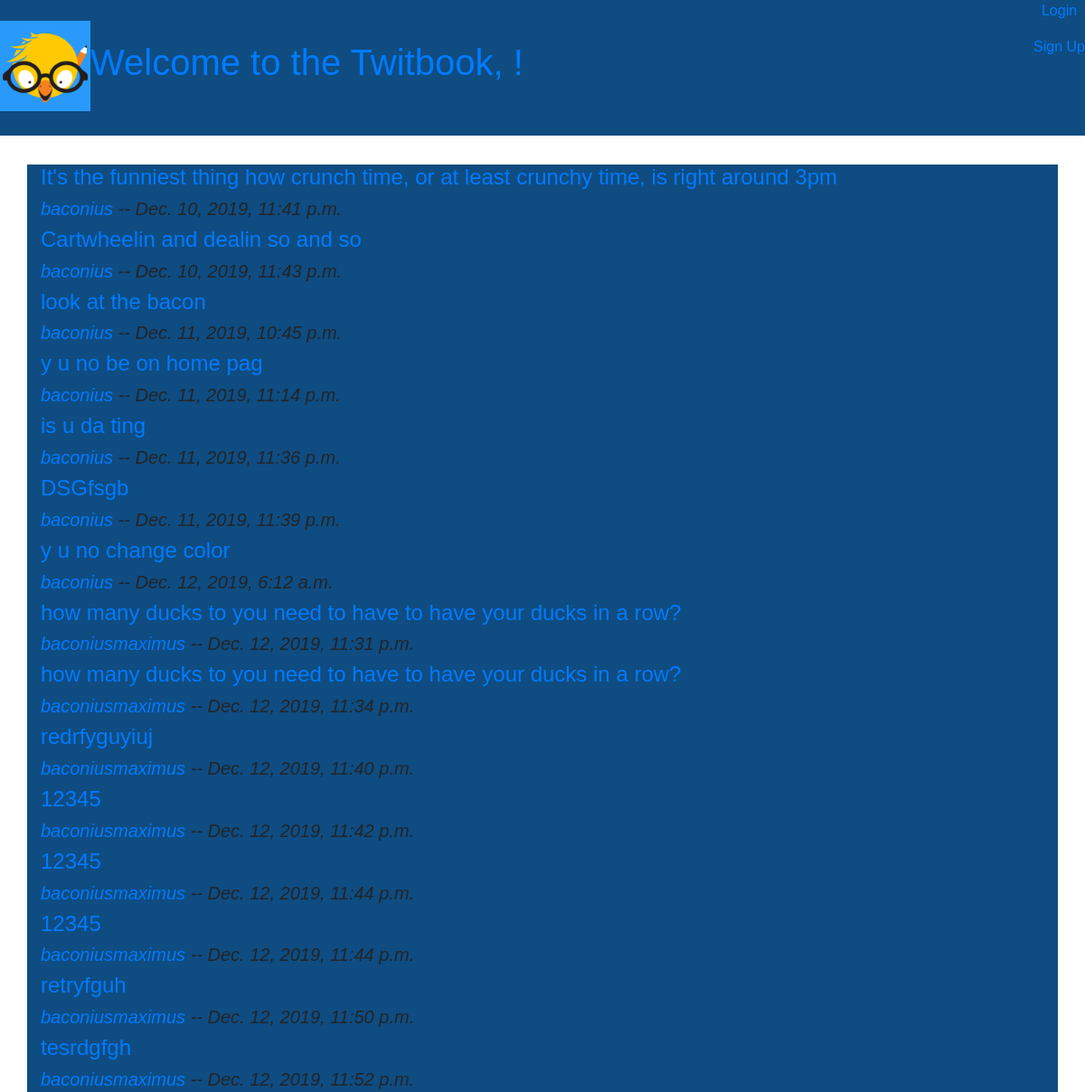
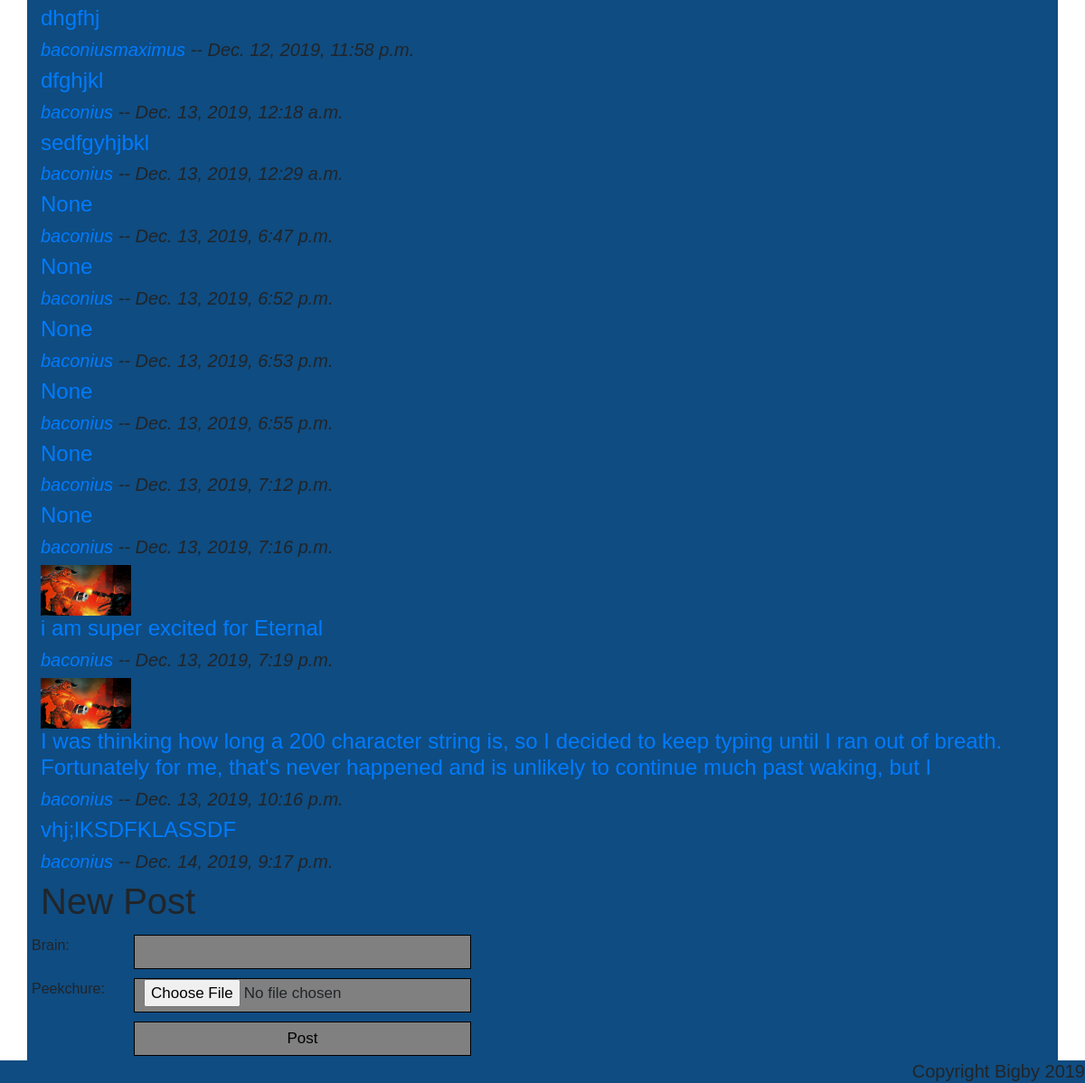
The page / on the database its author committed (2 pictures, top to bottom).
### posts/models.py (models this page shows, shortened)
class Post(models.Model):
    brain = models.CharField(max_length=200, null=True, blank=True)
    author = models.ForeignKey('auth.User', on_delete=models.CASCADE)
    created = models.DateTimeField(auto_now_add=True)
    updated = models.DateTimeField(auto_now=True)
    peekchure = models.ImageField(upload_to='images/', null=True, blank=True)

### posts/views.py (the view)
# urls.py: path('', views.BirdbrainListView.as_view(), name='home'),
class BirdbrainListView(ListView):
    model = Post
    template_name = 'posts/home.html'

### posts/templates/posts/home.html (shortened to what this page needs)
<!DOCTYPE html>
{% extends 'posts/base.html' %}
{% block content %}
{% for post in object_list %}
<div class="post-entry">
    <h4><a href="{% url 'posts:detail' post.id %}">{{ post.brain }}</a></h4>
    <h5><em><a href="{% url 'users:profile' post.author.username %}">{{ post.author.username }}</a> -- {{ post.created }}</em></h5>
    {% if post.peekchure %}
    <img class="peekchure" src="{{ post.peekchure.url }}"/>
    {% endif %}
</div>
{% endfor %}
<h1>New Post</h1>
<form class="input_form" method='post' action='{% url "posts:new" %}' enctype="multipart/form-data">
    <div class="row"><label for="id_brain">Brain:</label> <input type="text" name="brain" maxlength="200" id="id_brain"></div>
    <div class="row"><label for="id_peekchure">Peekchure:</label> <input type="file" name="peekchure" accept="image/*" id="id_peekchure"></div>
    <div class="row"><label></label> <input type="submit" value="Post"></div>
</form>
{% endblock content %}

### posts/templates/posts/base.html (shortened to what this page needs)
{% load static %}
<!DOCTYPE html>
<html>
    <head>
        <link rel="stylesheet" href="https://stackpath.bootstrapcdn.com/bootstrap/4.4.1/css/bootstrap.min.css">
        <link rel="stylesheet" href="{% static 'css/base.css' %}">
    </head>
    <body>
        <header>
            <div class="nav-left">
            <img src="/static/img/birdbrain.png">
            <h1><a href="{% url 'posts:home' %}">Welcome to the Twitbook, {{ user.username }}!</h1>
        </div>
        <div class="nav-right">
            {% if user.is_authenticated %}
            <p>Hello, <a href="{% url 'users:profile' request.user.username %}">{{ request.user.username }}</a></p>
            <p><a href="{% url 'logout' %}">Logout</a></p>
            <p><a href="{% url 'posts:new' %}">New Post</a></p>
            {% else %}
            <p><a href="{% url 'login' %}">Login</a></p>
            <p><a href="{% url 'users:profile_create' %}">Sign Up</a></p>
            {% endif %}
        </div>
        </header>
    <div class="container">
        {% block content %}
        {% endblock content %}
    </div>
    </body>
    <footer>
        <h5>Copyright Bigby 2019</h5>
    </footer>
</html>

### posts/static/css/base.css (style rules this page uses)
* { font-family: sans-serif; font: coral; background-color: #0F4C81; }
header { display: flex; justify-content: space-between; margin-top: auto; height: 150px; border-bottom: 5px solid #0F4C81; margin-bottom: 2rem; }
header img { align-self: center; max-width: 100px; max-height: 100px; }
.nav-left { display:flex; align-items: center; }
.nav-right { display: flex; flex-direction: column; align-items: center; align-content: flex-end; }
body { background: white; }
input { width: 236px; height: 38px; border: 1px solid black; padding: 0 10px; outline: none; font-size: 17px; background: grey; }
.peekchure { max-width: 100px; max-height: 100px; }
.row { display: flex; justify-content: flex-start; padding: 5px; }
.row > label { width: 10%; }
.row > input { width: 33%; }
footer { display: flex; justify-content: right; background: #0F4C81; height: 25px; margin-top: auto; bottom: 0; }

### rows shown on the page
Post: brain "It's the funniest thing how crunch time, or at least crunchy time, is right around 3pm", author.username "baconius", created "Dec. 10, 2019, 11:41 p.m."
Post: brain "Cartwheelin and dealin so and so", author.username "baconius", created "Dec. 10, 2019, 11:43 p.m."
Post: brain "look at the bacon", author.username "baconius", created "Dec. 11, 2019, 10:45 p.m."
Post: brain "y u no be on home pag", author.username "baconius", created "Dec. 11, 2019, 11:14 p.m."
Post: brain "is u da ting", author.username "baconius", created "Dec. 11, 2019, 11:36 p.m."
Post: brain "DSGfsgb", author.username "baconius", created "Dec. 11, 2019, 11:39 p.m."
Post: brain "y u no change color", author.username "baconius", created "Dec. 12, 2019, 6:12 a.m."
Post: brain "how many ducks to you need to have to have your ducks in a row?", author.username "baconiusmaximus", created "Dec. 12, 2019, 11:31 p.m."
Post: brain "how many ducks to you need to have to have your ducks in a row?", author.username "baconiusmaximus", created "Dec. 12, 2019, 11:34 p.m."
Post: brain "redrfyguyiuj", author.username "baconiusmaximus", created "Dec. 12, 2019, 11:40 p.m."
Post: brain "12345", author.username "baconiusmaximus", created "Dec. 12, 2019, 11:42 p.m."
Post: brain "12345", author.username "baconiusmaximus", created "Dec. 12, 2019, 11:44 p.m."
Post: brain "12345", author.username "baconiusmaximus", created "Dec. 12, 2019, 11:44 p.m."
Post: brain "retryfguh", author.username "baconiusmaximus", created "Dec. 12, 2019, 11:50 p.m."
Post: brain "tesrdgfgh", author.username "baconiusmaximus", created "Dec. 12, 2019, 11:52 p.m."
Post: brain "dhgfhj", author.username "baconiusmaximus", created "Dec. 12, 2019, 11:58 p.m."
Post: brain "dfghjkl", author.username "baconius", created "Dec. 13, 2019, 12:18 a.m."
Post: brain "sedfgyhjbkl", author.username "baconius", created "Dec. 13, 2019, 12:29 a.m."
Post: brain "None", author.username "baconius", created "Dec. 13, 2019, 6:47 p.m."
Post: brain "None", author.username "baconius", created "Dec. 13, 2019, 6:52 p.m."
Post: brain "None", author.username "baconius", created "Dec. 13, 2019, 6:53 p.m."
Post: brain "None", author.username "baconius", created "Dec. 13, 2019, 6:55 p.m."
Post: brain "None", author.username "baconius", created "Dec. 13, 2019, 7:12 p.m."
Post: brain "None", author.username "baconius", created "Dec. 13, 2019, 7:16 p.m.", peekchure (placeholder picture)
Post: brain "i am super excited for Eternal", author.username "baconius", created "Dec. 13, 2019, 7:19 p.m.", peekchure (placeholder picture)
Post: brain "I was thinking how long a 200 character string is, so I decided to keep typing until I ran out of breath. Fortunately for me, that's never happened and is unlikely to continue much past waking, but I", author.username "baconius", created "Dec. 13, 2019, 10:16 p.m."
Post: brain "vhj;lKSDFKLASSDF", author.username "baconius", created "Dec. 14, 2019, 9:17 p.m."
